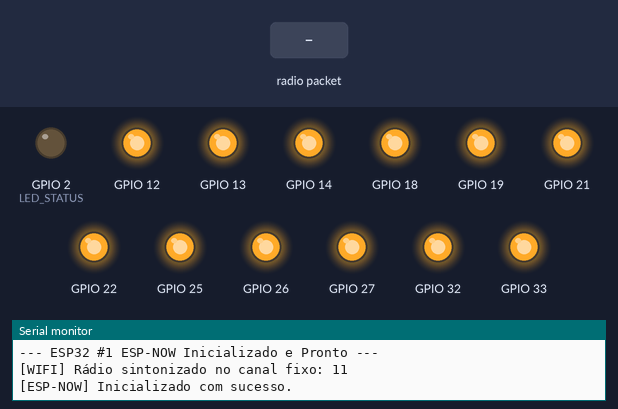
Simulated run of this sketch. Board: ESP32. On the bench: output pins drawn as LEDs (lit = HIGH), the last lines printed to the serial monitor. The test bench sets the inputs (shaded band).

Above: at 1.3 s.
1.4 s: radio packet "LUZ-" arrives
At 2.3 s:
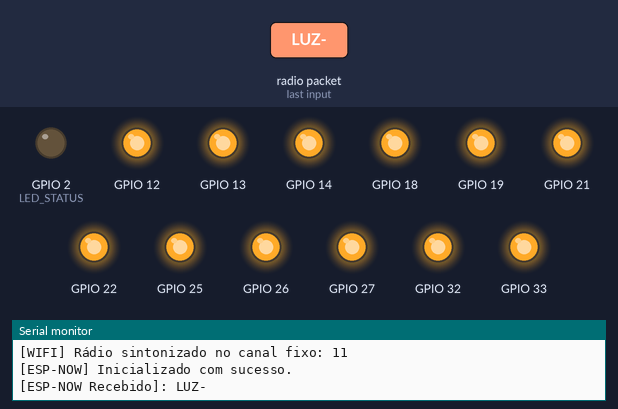
2.9 s: radio packet "-ON-" arrives
At 3.5 s:
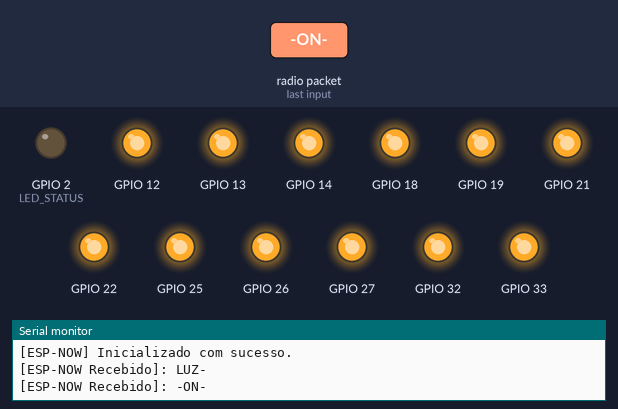
4.4 s: radio packet "101" arrives
At 5.1 s:
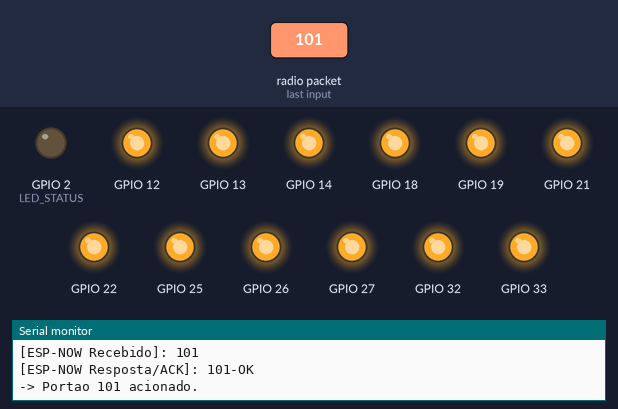
Timing chart, 0 to 7.4 s (numbered marks = the images above; inputs shaded):
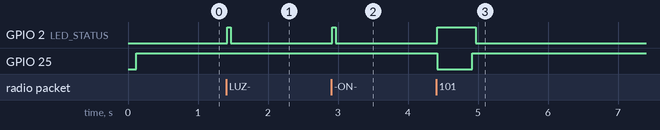

The sketch:

esp32_corredor_1_wifi.ino
```cpp
/*
 * ESP32 Nº 1 - RECEPTOR ESP-NOW E CONTROLADOR (QUARTOS 101 AO 105 + GERAIS)
 * COM COMUNICAÇÃO VIA ESP-NOW DIRECT (100% INDEPENDENTE DE CONEXÃO COM ROTEADOR)
 */

#include <WiFi.h>
#include <esp_now.h>
#include <esp_wifi.h>

// Canal de Wi-Fi fixado no roteador (deve ser o mesmo canal do roteador VENUS CLIENTE)
#define WIFI_CHANNEL 11

#define LED_STATUS 2 // LED interno para sinalizar recebimento de dados

uint8_t ultimoRemetenteMac[6];

// 💡 LUZES (101 ao 105): Retorna o GPIO com base no quarto
int obtenerPinoLuzQuarto(int numeroQuarto) {
  switch (numeroQuarto) {
    case 101: return 13; // IN1 -> GPIO 13
    case 102: return 12; // IN2 -> GPIO 12
    case 103: return 14; // IN3 -> GPIO 14
    case 104: return 27; // IN4 -> GPIO 27
    case 105: return 26; // IN5 -> GPIO 26
    default:  return -1;
  }
}

// 🚗 PORTÕES INDIVIDUAIS (101 ao 105): Retorna o GPIO com base no quarto
int obtenerPinoPortaoQuarto(int numeroQuarto) {
  switch (numeroQuarto) {
    case 101: return 25; // IN6  -> GPIO 25
    case 102: return 33; // IN7  -> GPIO 33
    case 103: return 32; // IN8  -> GPIO 32
    case 104: return 18; // IN9  -> GPIO 18
    case 105: return 19; // IN10 -> GPIO 19
    default:  return -1;
  }
}

// 🛑 PORTÕES GERAIS: Retorna o GPIO com base no comando especial
int obtenerPinoPortaoGeral(int codigoGeral) {
  switch (codigoGeral) {
    case 888: return 21; // IN11 -> Entrada Geral -> GPIO 21
    case 999: return 22; // IN12 -> Saída Geral   -> GPIO 22
    default:  return -1;
  }
}

void processarComandoWiFi(String cmd);
void enviarConfirmacao(String resposta);
bool souResponsavel(String cmd);

// Callback executado quando dados chegam via ESP-NOW
void OnDataRecv(const esp_now_recv_info *recv_info, const uint8_t *incomingData, int len) {
  const uint8_t *mac = recv_info->src_addr;

  digitalWrite(LED_STATUS, HIGH);

  // Registra o peer dinamicamente para poder responder o ACK
  if (!esp_now_is_peer_exist(mac)) {
    esp_now_peer_info_t peerInfo;
    memset(&peerInfo, 0, sizeof(peerInfo));
    memcpy(peerInfo.peer_addr, mac, 6);
    peerInfo.channel = 0; // Usa o canal de rádio ativo (11) para responder
    peerInfo.encrypt = false;
    esp_now_add_peer(&peerInfo);
  }

  memcpy(ultimoRemetenteMac, mac, 6);

  char buffer[len + 1];
  memcpy(buffer, incomingData, len);
  buffer[len] = 0;

  String cmd = String(buffer);
  cmd.trim();

  Serial.print("[ESP-NOW Recebido]: ");
  Serial.println(cmd);

  processarComandoWiFi(cmd);

  delay(50);
  digitalWrite(LED_STATUS, LOW);
}

void setup() {
  Serial.begin(9600);
  Serial.println("--- ESP32 #1 ESP-NOW Inicializado e Pronto ---");

  pinMode(LED_STATUS, OUTPUT);
  digitalWrite(LED_STATUS, LOW);

  // Inicializa o Wi-Fi em modo Station mas SEM conectar ao roteador
  WiFi.mode(WIFI_STA);
  WiFi.disconnect();
  delay(100);

  // Configura o canal do rádio do ESP32 manualmente para o canal fixo do roteador (Canal 11)
  int channel = WIFI_CHANNEL;
  esp_wifi_set_channel(channel, WIFI_SECOND_CHAN_NONE);
  Serial.print("[WIFI] Rádio sintonizado no canal fixo: ");
  Serial.println(channel);

  // Inicializa o ESP-NOW
  if (esp_now_init() == ESP_OK) {
    Serial.println("[ESP-NOW] Inicializado com sucesso.");
    esp_now_register_recv_cb(OnDataRecv);
  } else {
    Serial.println("[ESP-NOW] Erro ao inicializar.");
  }

  // Configura e desliga as 5 Luzes (101 a 105)
  for (int q = 101; q <= 105; q++) {
    int pino = obtenerPinoLuzQuarto(q);
    if (pino != -1) {
      pinMode(pino, OUTPUT);
      digitalWrite(pino, HIGH); // HIGH = Relé Desligado
    }
  }

  // Configura e desliga os 5 Portões Individuais (101 a 105)
  for (int q = 101; q <= 105; q++) {
    int pino = obtenerPinoPortaoQuarto(q);
    if (pino != -1) {
      pinMode(pino, OUTPUT);
      digitalWrite(pino, HIGH);
    }
  }

  // Configura e desliga os 2 Portões Gerais
  pinMode(21, OUTPUT); digitalWrite(21, HIGH); // IN11
  pinMode(22, OUTPUT); digitalWrite(22, HIGH); // IN12
}

void loop() {
  // Não precisa de loop de reconexão de Wi-Fi, o ESP-NOW é direto via hardware!
  delay(1000);
}

void enviarConfirmacao(String resposta) {
  esp_err_t result = esp_now_send(ultimoRemetenteMac, (uint8_t *)resposta.c_str(), resposta.length());
  if (result == ESP_OK) {
    Serial.print("[ESP-NOW Resposta/ACK]: ");
    Serial.println(resposta);
  } else {
    Serial.println("[ESP-NOW] Erro ao enviar ACK.");
  }
}

bool souResponsavel(String cmd) {
  if (cmd.startsWith("LUZ-")) {
    int idxQuarto = cmd.lastIndexOf("-") + 1;
    int quartoNum = cmd.substring(idxQuarto).toInt();
    return (quartoNum >= 101 && quartoNum <= 105);
  } else {
    int codigoCmd = cmd.toInt();
    return (codigoCmd >= 101 && codigoCmd <= 105) || (codigoCmd == 888 || codigoCmd == 999);
  }
}

void processarComandoWiFi(String cmd) {
  cmd.trim();
  if (cmd.length() == 0) return;

  if (!souResponsavel(cmd)) return; // Se não é responsável, ignora completamente

  static String ultimoComando = "";
  static unsigned long tempoUltimoComando = 0;

  // Ignora comando idêntico recebido nos últimos 1.5 segundos, mas responde com ACK
  if (cmd.equals(ultimoComando) && (millis() - tempoUltimoComando < 1500)) {
    Serial.print("[ESP-NOW] Comando duplicado ignorado. Reenviando ACK: ");
    Serial.println(cmd);
    enviarConfirmacao(cmd + "-OK");
    return;
  }

  ultimoComando = cmd;
  tempoUltimoComando = millis();

  // 1. COMANDO DE LUZ (Ex: LUZ-ON-101)
  if (cmd.startsWith("LUZ-")) {
    bool ligar = cmd.indexOf("-ON-") != -1;
    int idxQuarto = cmd.lastIndexOf("-") + 1;
    int quartoNum = cmd.substring(idxQuarto).toInt();

    int pinoLuz = obtenerPinoLuzQuarto(quartoNum);
    if (pinoLuz != -1) {
      enviarConfirmacao(cmd + "-OK"); // Envia confirmação PRIMEIRO
      digitalWrite(pinoLuz, ligar ? LOW : HIGH); // LOW ativa o relé
      Serial.print("-> LUZ Quarto ");
      Serial.print(quartoNum);
      Serial.println(ligar ? " LIGADA" : " DESLIGADA");
    }
  }
  // 2. COMANDO DE PORTÃO (Ex: 101, 888, 999)
  else {
    int codigoCmd = cmd.toInt();
    int pinoBotoeira = -1;

    if (codigoCmd >= 101 && codigoCmd <= 105) {
      pinoBotoeira = obtenerPinoPortaoQuarto(codigoCmd);
    }
    else if (codigoCmd == 888 || codigoCmd == 999) {
      pinoBotoeira = obtenerPinoPortaoGeral(codigoCmd);
    }

    if (pinoBotoeira != -1) {
      enviarConfirmacao(cmd + "-OK"); // Envia confirmação PRIMEIRO para evitar timeout no Java
      digitalWrite(pinoBotoeira, LOW);  // Fecha o contato
      delay(500);                       // Pulso de 500ms
      digitalWrite(pinoBotoeira, HIGH); // Abre o contato
      Serial.print("-> Portao ");
      Serial.print(codigoCmd);
      Serial.println(" acionado.");
    }
  }
}
```

Measured:
- after the input at 1.4 s, GPIO 2 (LED_STATUS): LOW → HIGH at once, → LOW 0.05 s later
- after the input at 2.9 s, GPIO 2 (LED_STATUS): LOW → HIGH at once, → LOW 0.05 s later
- after the input at 4.4 s, GPIO 2 (LED_STATUS): LOW → HIGH at once, → LOW 0.55 s later; GPIO 25: HIGH → LOW at once, → HIGH 0.50 s later
